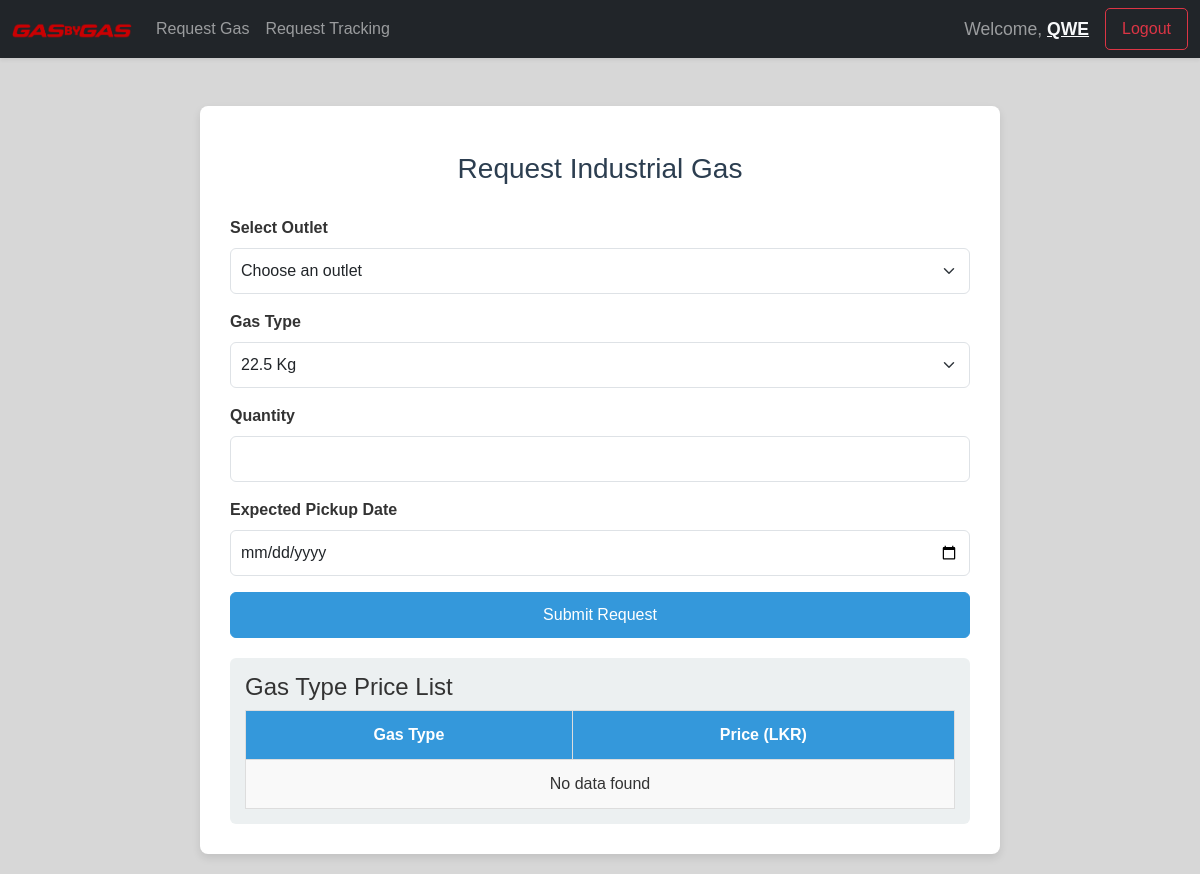
Page /company/company-dashboard.php (signed in) on the earlier database version.
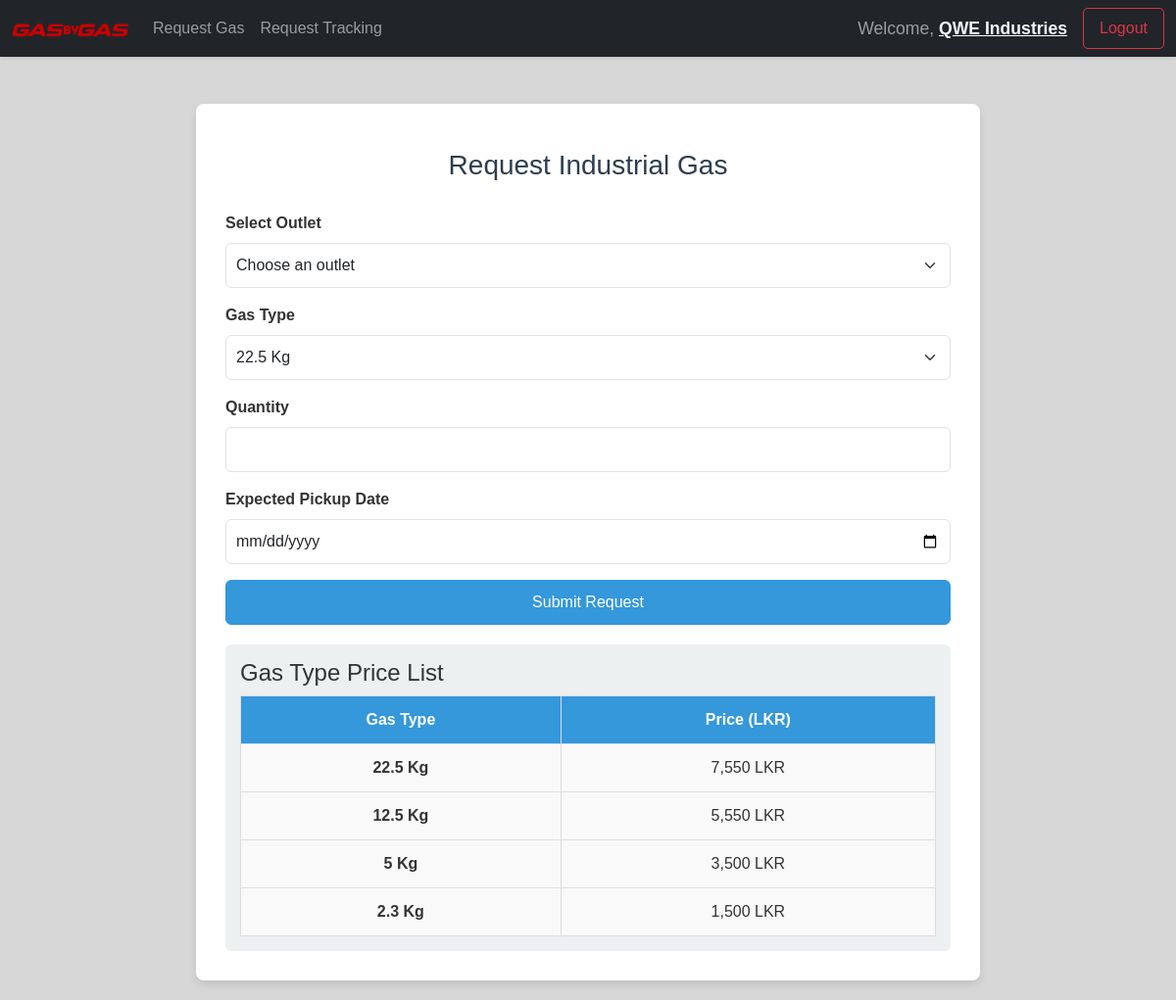
Same page on the later database version.
### tables this page shows
CREATE TABLE `organizations` (
  `OrganizationID` int(11) NOT NULL,
  `Name` varchar(100) NOT NULL,
  `Certification` varchar(255) DEFAULT NULL,
  `ContactPerson` varchar(100) DEFAULT NULL,
  `ContactNumber` varchar(15) DEFAULT NULL,
  `Email` varchar(100) NOT NULL,
  `password` varchar(255) NOT NULL,
  `RegistrationDate` timestamp NOT NULL DEFAULT current_timestamp()
);

CREATE TABLE `outletstockprice` (
  `id` int(11) NOT NULL,
  `Type` varchar(10) NOT NULL,
  `Price` int(100) NOT NULL,
  `last_updated` timestamp NOT NULL DEFAULT current_timestamp()
);

### company/request.php (the view, shortened to what this page needs)
<?php
$outlets = [];
$outletResult = $conn->query("SELECT OutletID, OutletName FROM outlets");
if ($outletResult->num_rows > 0) {
    while ($row = $outletResult->fetch_assoc()) {
        $outlets[] = $row;
    }
}
$sql = "SELECT Type, Price FROM outletstockprice";
$result = $conn->query($sql);
?>
    <h1>Request Industrial Gas</h1>
    <?php if (empty($outlets)): ?>
        <div class="alert alert-danger">No outlets available. Please try again later.</div>
    <?php else: ?>
        <form id="industrialRequestForm" method="POST">
            <div class="mb-3">
                <label for="outlet" class="form-label">Select Outlet</label>
                <select class="form-select" id="outlet" name="outlet" required>
                    <option value="" disabled selected>Choose an outlet</option>
                </select>
            </div>
            <div class="mb-3">
                <label for="gasType" class="form-label">Gas Type</label>
                <select class="form-select" id="gasType" name="gasType" required>
                    <option value="22.5">22.5 Kg</option>
                </select>
            </div>
            <div class="mb-3">
                <label for="requestedAmount" class="form-label">Quantity</label>
                <input type="number" class="form-control" id="requestedAmount" name="requestedAmount" min="1" required>
            </div>
            <div class="mb-3">
                <label for="pickupDate" class="form-label">Expected Pickup Date</label>
                <input type="date" class="form-control" id="pickupDate" name="pickupDate" required>
            </div>
            <button type="submit" class="btn btn-primary">Submit Request</button>
        </form>
<div class="price-list">
    <h4>Gas Type Price List</h4>
    <table>
        <thead>
            <tr>
                <th class="gas-type">Gas Type</th>
                <th>Price (LKR)</th>
            </tr>
        </thead>
        <tbody>
            <?php
            if ($result->num_rows > 0) {
                while($row = $result->fetch_assoc()) {
                    echo "<tr>";
                    echo "<td class='gas-type'>" . htmlspecialchars($row["Type"]) . " Kg</td>";
                    echo "<td>" . number_format($row["Price"]) . " LKR</td>";
                    echo "</tr>";
                }
            } else {
                echo "<tr><td colspan='2'>No data found</td></tr>";
            }
            ?>
        </tbody>
    </table>
</div>
    <?php endif; ?>

### company/company-dashboard.php (shortened to what this page needs)
<?php
require '../db.php';
$userID = $_SESSION['OrganizationID'];
$stmt = $conn->prepare("SELECT Name FROM organizations WHERE OrganizationID = ?");
$stmt->bind_param("i", $userID);
$stmt->execute();
$stmt->bind_result($fullName);
?>
<!DOCTYPE html>
<html lang="en">
<head>
    <link href="https://cdn.jsdelivr.net/npm/bootstrap@5.3.0-alpha1/dist/css/bootstrap.min.css" rel="stylesheet">
</head>
<body style="background: hsla(240, 2%, 12%, 0.178);">
<nav class="navbar navbar-expand-lg navbar-dark bg-dark sticky-top shadow-sm">
    <div class="container-fluid">
        <a class="navbar-brand" href="template.php">
            <img src="../assets/logo.png" alt="Brand Logo" class="navbar-logo">
        </a>
        <div class="collapse navbar-collapse" id="navbarNav">
            <ul class="navbar-nav me-auto mb-2 mb-lg-0">
                <li class="nav-item">
                    <a class="nav-link <?= $page === 'request' ? 'active' : '' ?>" href="company-dashboard.php?page=request">Request Gas</a>
                </li>
                <li class="nav-item">
                    <a class="nav-link <?= $page === 'request-tracking' ? 'active' : '' ?>" href="company-dashboard.php?page=request-tracking">Request Tracking</a>
                </li>
            </ul>
            <span class="navbar-text me-3">
                Welcome, <a href="profile.php"><span class="fw-bolder text-light"><?= htmlspecialchars($fullName); ?></span></a>
            </span>
            <a href="../b-logout.php" class="btn btn-outline-danger">Logout</a>
        </div>
    </div>
</nav>
<div class="container mt-5">
    <?php
    $page = isset($_GET['page']) ? $_GET['page'] : 'request';
    $allowed_pages = [ 'request', 'request-tracking'];
    if (in_array($page, $allowed_pages)) {
        include "$page.php";
    } else {
        include 'request-gas.php';
    }
    ?>
</div>
</body>
</html>

### company/company-dashboard.php (style rules this page uses)
body { font-family: 'Poppins', sans-serif; background-color: #f4f7fa; color: #333; padding-bottom: 20px; }
.container { max-width: 800px; background-color: #fff; border-radius: 8px; padding: 30px; box-shadow: 0 4px 8px rgba(0, 0, 0, 0.1); }
h1 { text-align: center; font-size: 28px; margin-bottom: 30px; color: #2c3e50; }
.form-label { font-weight: 600; margin-bottom: 8px; }
.form-select, .form-control { padding: 10px; font-size: 16px; }
.btn-primary { background-color: #3498db; border-color: #3498db; padding: 10px 20px; font-size: 16px; border-radius: 6px; width: 100%; }
.price-list { margin-top: 20px; background-color: #ecf0f1; padding: 15px; border-radius: 6px; }
.price-list table { width: 100%; margin-bottom: 0; }
.price-list th, .price-list td { text-align: center; padding: 12px; border: 1px solid #ddd; }
.price-list th { background-color: #3498db; color: white; }
.price-list td { background-color: #f9f9f9; }
.price-list .gas-type { font-weight: 600; }
.navbar-logo { width: 120px; height: auto; }
.navbar-nav .nav-link { transition: all 0.3s ease; }
.navbar-text { font-size: 1.1rem; }
.btn-outline-danger { border-radius: 5px; padding: 8px 16px; }
.navbar-collapse { justify-content: flex-end; }

Differences in the rows shown:
changed organizations: Name "QWE" → "QWE Industries"
added outletstockprice: Type "22.5", Price "7,550"
added outletstockprice: Type "12.5", Price "5,550"
added outletstockprice: Type "5", Price "3,500"
added outletstockprice: Type "2.3", Price "1,500"
Other differences:
text no longer shown: "No data found"
